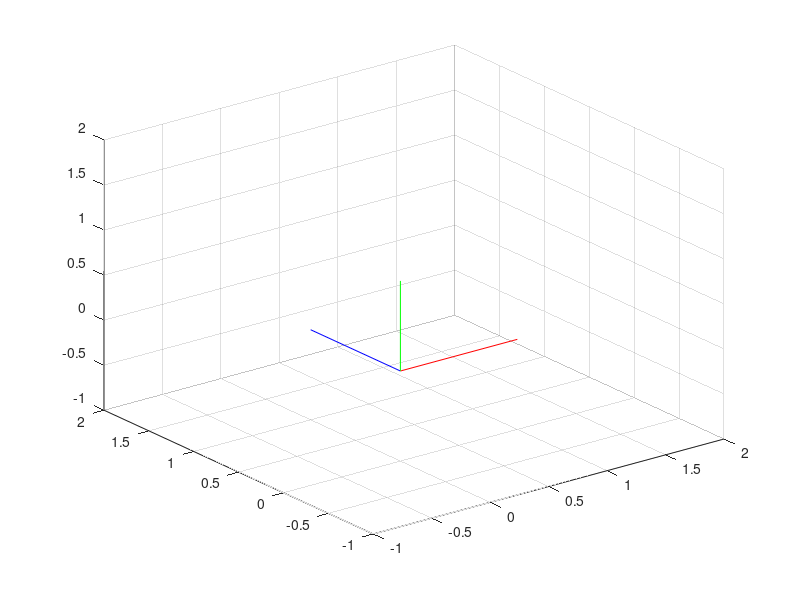

Here is the MATLAB script that generated this plot:
figure(1)
plot3( [0;1], [0;0], [0;0], 'r'); hold on
plot3( [0;0], [0;1], [0;0], 'b')
plot3( [0;0], [0;0], [0;1], 'g')
grid on
axis([-1 2    -1 2    -1 2])